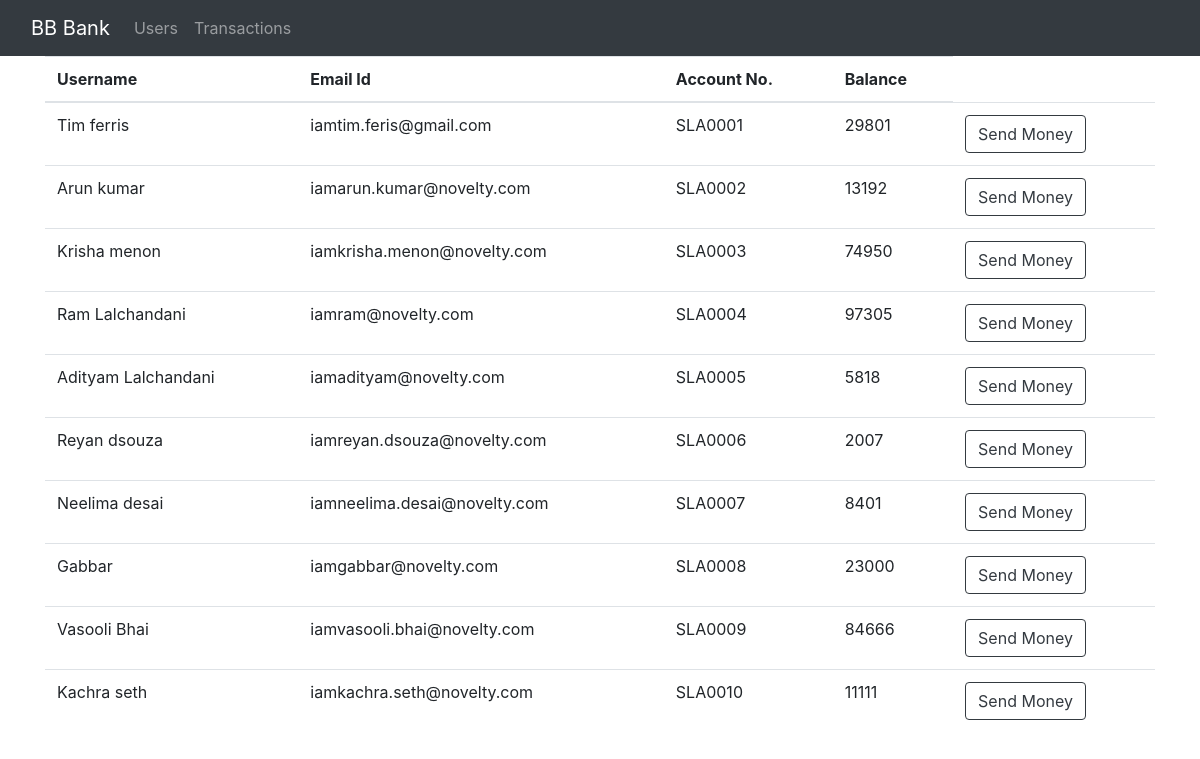
/users.php, run on an earlier commit of the app's database.
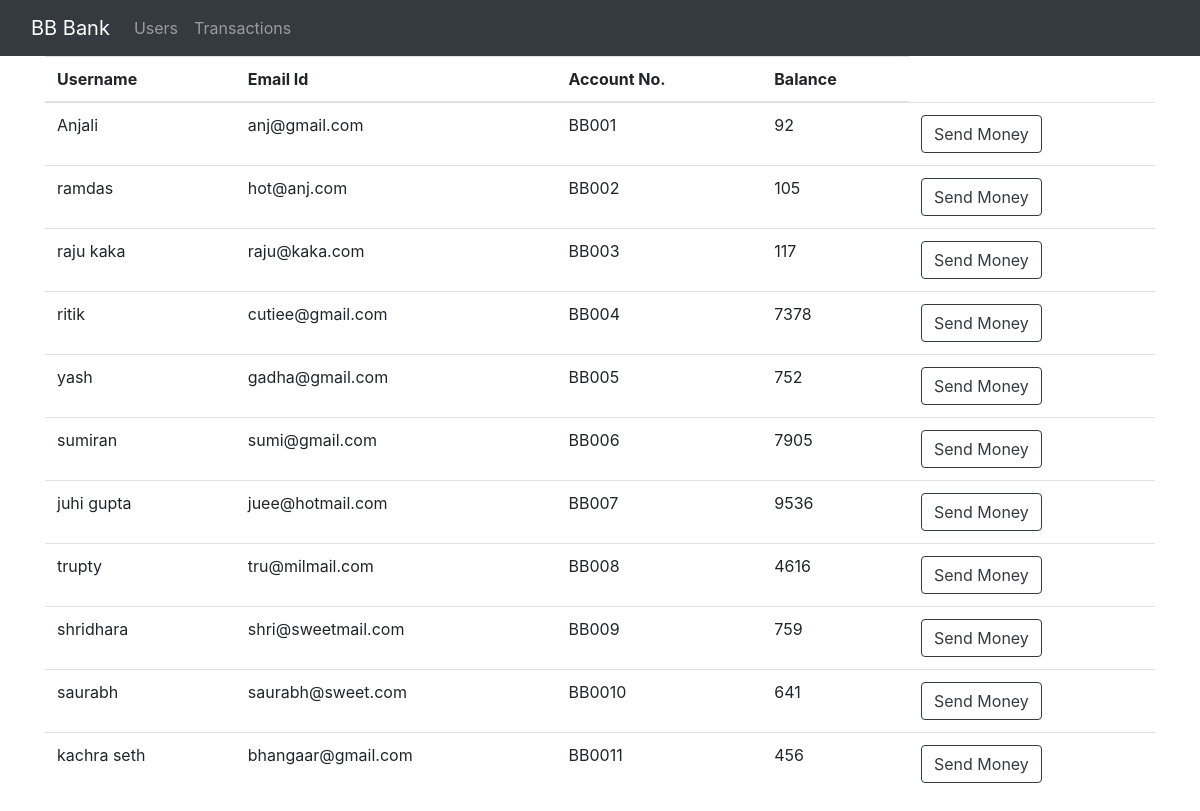
And on a later commit of the database.
### tables this page shows
CREATE TABLE `customers` (
  `Sno` int(3) NOT NULL,
  `Name` varchar(30) NOT NULL,
  `Email` varchar(30) NOT NULL,
  `Account No.` varchar(8) NOT NULL,
  `Balance` int(5) NOT NULL,
  `Date joined` datetime NOT NULL DEFAULT current_timestamp()
);

### users.php (the view, shortened to what this page needs)
<!doctype html>
<html lang="en">
  <head>
    <link rel="stylesheet" href="https://cdn.jsdelivr.net/npm/bootstrap@4.5.3/dist/css/bootstrap.min.css">
  </head>
  <body>
    <?php require 'common_files/_nav.php'; ?>
  </body>
</html>
<?php
include 'common_files/_dbconnect.php';
    $sql = "SELECT * FROM `customers`;";
    $val = mysqli_query($con, $sql);
    if($val){
        echo "<div class='container'>
        <table class='table table-hover'>
        <thead>
          <tr>
            <th scope='col'>Username</th>
            <th scope='col'>Email Id</th>
            <th scope='col'>Account No.</th>
            <th scope='col'>Balance</th>
          </tr>
        </thead>
        <tbody>";
          while($row = mysqli_fetch_array($val)){
              echo "<tr>";
              echo "<form method = 'post' action = 'send_money.php'>";
              echo "<td>" . $row['Name'] . "</td>";
              echo "<td>" . $row['Email'] . "</td>";
              echo "<td>" . $row['Account No.'] . "</td>";
              echo "<td>" . $row['Balance'] . "</td>";
              $id_value=$row['Sno'] ;
             echo "<td><a href='send_money.php?uid=$id_value'><button class = 'btn btn-outline-dark'>Send Money</button></a></td>";
             echo " </form> ";
             echo "</tr>";
        }
        echo "</tbody>
        </table>
        </div>";
    }
    else{
        echo "no";
    }

### common_files/_nav.php (shortened to what this page needs)
<nav class="navbar navbar-expand-lg navbar-dark bg-dark">
  <div class="container-fluid">
    <a class="navbar-brand" href="index.php"> BB Bank</a>
    <div class="collapse navbar-collapse" id="navbarSupportedContent">
      <ul class="navbar-nav me-auto mb-2 mb-lg-0">
        <li class="nav-item">
          <a class="nav-link" href="users.php">Users</a>
        </li>
        <li class="nav-item">
          <a class="nav-link" href="transactions.php">Transactions</a>
        </li>
      </ul>
    </div>
  </div>
</nav>

What changed in the data, as far as the page shows it:
removed customers: Name "Tim ferris", Email "iamtim.feris@gmail.com", value "SLA0001", Balance "29801"
removed customers: Name "Arun kumar", Email "iamarun.kumar@novelty.com", value "SLA0002", Balance "13192"
removed customers: Name "Krisha menon", Email "iamkrisha.menon@novelty.com", value "SLA0003", Balance "74950"
removed customers: Name "Ram Lalchandani", Email "iamram@novelty.com", value "SLA0004", Balance "97305"
removed customers: Name "Adityam Lalchandani", Email "iamadityam@novelty.com", value "SLA0005", Balance "5818"
removed customers: Name "Reyan dsouza", Email "iamreyan.dsouza@novelty.com", value "SLA0006", Balance "2007"
removed customers: Name "Neelima desai", Email "iamneelima.desai@novelty.com", value "SLA0007", Balance "8401"
removed customers: Name "Gabbar", Email "iamgabbar@novelty.com", value "SLA0008", Balance "23000"
removed customers: Name "Vasooli Bhai", Email "iamvasooli.bhai@novelty.com", value "SLA0009", Balance "84666"
removed customers: Name "Kachra seth", Email "iamkachra.seth@novelty.com", value "SLA0010", Balance "11111"
added customers: Name "Anjali", Email "anj@gmail.com", value "BB001", Balance "92"
added customers: Name "ramdas", Email "hot@anj.com", value "BB002", Balance "105"
added customers: Name "raju kaka", Email "raju@kaka.com", value "BB003", Balance "117"
added customers: Name "ritik", Email "cutiee@gmail.com", value "BB004", Balance "7378"
added customers: Name "yash", Email "gadha@gmail.com", value "BB005", Balance "752"
added customers: Name "sumiran", Email "sumi@gmail.com", value "BB006", Balance "7905"
added customers: Name "juhi gupta", Email "juee@hotmail.com", value "BB007", Balance "9536"
added customers: Name "trupty", Email "tru@milmail.com", value "BB008", Balance "4616"
added customers: Name "shridhara", Email "shri@sweetmail.com", value "BB009", Balance "759"
added customers: Name "saurabh", Email "saurabh@sweet.com", value "BB0010", Balance "641"
added customers: Name "kachra seth", Email "bhangaar@gmail.com", value "BB0011", Balance "456"
